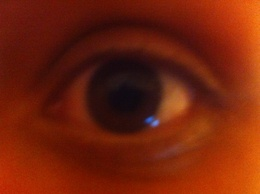
%> input picture IMG_1391.JPG, 260 x 194 px, shrunk from 2592 x 1936 before the run
$ octave --eval "result = findline(rgb2gray(imread('IMG_1391.JPG')));"   (GNU Octave 9; MATLAB toolbox functions it lacks are replaced by stand-ins)
%> lines starting %> are read from the running program, lines starting %| are printed output that depends on the picture; in (x1, y1, x2, y2) boxes, pixels count from 0 and x2, y2 are one past the last pixel; in counts of white or black regions, pixels touching at a corner belong together; the program's own positions count from 1
% findline - returns the coordinates of a line in an image using the
% linear Hough transform and Canny edge detection to create
% the edge map.
%
% Usage:
% lines = findline(image)
%
% Arguments:
%	image   - the input image
%
% Output:
%	lines   - parameters of the detected line in polar form
%
% Author:
% Libor Masek
% masekl01@csse.uwa.edu.au
% School of Computer Science & Software Engineering
% The University of Western Australia
% November 2003

function lines = findline(image)
    [I2, or] = canny(image, 2, 1, 0.00, 1.00);

    I3 = adjgamma(I2, 1.9);
    I4 = nonmaxsup(I3, or, 1.5);
    edgeimage = hysthresh(I4, 0.20, 0.15);

    theta = (0:179)';
    [R, xp] = radon(edgeimage, theta);

    maxv = max(max(R));

    if maxv > 25
        i = find(R == max(max(R)));
    else
        lines = [];
        return;
    end

    [~, ind] = sort(-R(i));
    u = size(i,1);
    k = i(ind(1:u));
    [y,x]=ind2sub(size(R),k);
    t = -theta(x)*pi/180;
    r = xp(y);

    lines = [cos(t) sin(t) -r];

    cx = size(image,2)/2-1;
    cy = size(image,1)/2-1;
    lines(:,3) = lines(:,3) - lines(:,1)*cx - lines(:,2)*cy;
end

function [gradient, or] = canny(im, sigma, scaling, vert, horz)
%> called with sigma = 2, scaling = 1, vert = 0, horz = 1

    xscaling = vert;
    yscaling = horz;

    hsize = [6*sigma+1, 6*sigma+1];   % The filter size.

    gaussian = fspecial('gaussian',hsize,sigma);
    im = filter2(gaussian,im);        % Smoothed image.
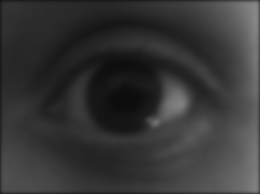
%> im: size 194x260 double; min 12.83, max 135.8, mean 54.2

    im = imresize(im, scaling);

    [rows, cols] = size(im);
%> rows = 194; cols = 260

    h =  [  im(:,2:cols)  zeros(rows,1) ] - [  zeros(rows,1)  im(:,1:cols-1)  ];
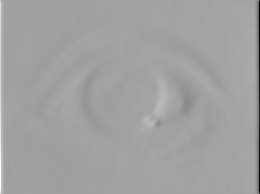
%> h: size 194x260 double; min -110.3, max 64.48, mean 0.2; drawn with min black and max white
    v =  [  im(2:rows,:); zeros(1,cols) ] - [  zeros(1,cols); im(1:rows-1,:)  ];
    d1 = [  im(2:rows,2:cols) zeros(rows-1,1); zeros(1,cols) ] - ...
                                   [ zeros(1,cols); zeros(rows-1,1) im(1:rows-1,1:cols-1)  ];
    d2 = [  zeros(1,cols); im(1:rows-1,2:cols) zeros(rows-1,1);  ] - ...
                                   [ zeros(rows-1,1) im(2:rows,1:cols-1); zeros(1,cols)   ];
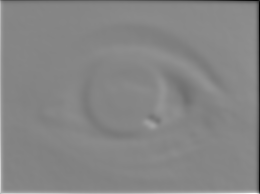
%> d2: size 194x260 double; min -110.3, max 100.4, mean 0.1; drawn with min black and max white

    X = ( h + (d1 + d2)/2.0 ) * xscaling;
%> X: size 194x260 double; every value is 0
    Y = ( v + (d1 - d2)/2.0 ) * yscaling;

    gradient = sqrt(X.*X + Y.*Y); % Gradient amplitude.

    or = atan2(-Y, X);            % Angles -pi to + pi.
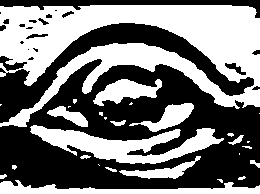
%> or: size 194x260 double; values -1.57 (black) and 1.57 (white), 46.8% white; 28 white regions (14 under 20 px), largest, box (x1, y1, x2, y2) and area: (0, 5, 260, 127) 15520, (30, 125, 224, 164) 3305, (0, 180, 260, 194) 1717
    neg = or<0;                   % Map angles to 0-pi.
    or = or.*~neg + (or+pi).*neg;
%> or: size 194x260 double; every value is 1.57
    or = or*180/pi;               % Convert to degrees.
%> or: size 194x260 double; every value is 90
end

function newim = adjgamma(im, g)
%> called with g = 1.9

    if g <= 0
	error('Gamma value must be > 0');
    end

    if isa(im,'uint8');
	newim = double(im);
    else
	newim = im;
    end

    % rescale range 0-1
    newim = newim-min(min(newim));
    newim = newim./max(max(newim));

    newim =  newim.^(1/g);   % Apply gamma function
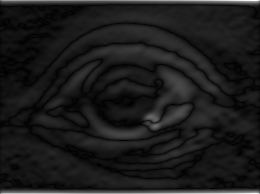
%> newim: size 194x260 double; min 0, max 1, mean 0.109
end

function im = nonmaxsup(inimage, orient, radius)
%> called with radius = 1.5
    if size(inimage) ~= size(orient)
      error('image and orientation image are of different sizes');
    end

    if radius < 1
      error('radius must be >= 1');
    end

    [rows,cols] = size(inimage);
    im = zeros(rows,cols);        % Preallocate memory for output image for speed
    iradius = ceil(radius);

    % Precalculate x and y offsets relative to centre pixel for each orientation angle

    angle = 0:180;
    angle = angle.*pi/180; % Array of angles in 1 degree increments (but in radians).
    xoff = radius*cos(angle);   % x and y offset of points at specified radius and angle
    yoff = radius*sin(angle);   % from each reference position.

    hfrac = xoff - floor(xoff); % Fractional offset of xoff relative to integer location
    vfrac = yoff - floor(yoff); % Fractional offset of yoff relative to integer location

    orient = fix(orient)+1;     % Orientations start at 0 degrees but arrays start
%> orient: size 194x260 double; every value is 91
                                % with index 1.

    % Now run through the image interpolating grey values on each side
    % of the centre pixel to be used for the non-maximal suppression.

    for row = (iradius+1):(rows - iradius)
      for col = (iradius+1):(cols - iradius)

        or = orient(row,col);   % Index into precomputed arrays

        x = col + xoff(or);     % x, y location on one side of the point in question
        y = row - yoff(or);

        fx = floor(x);          % Get integer pixel locations that surround location x,y
        cx = ceil(x);
        fy = floor(y);
        cy = ceil(y);
        tl = inimage(fy,fx);    % Value at top left integer pixel location.
        tr = inimage(fy,cx);    % top right
        bl = inimage(cy,fx);    % bottom left
        br = inimage(cy,cx);    % bottom right

        upperavg = tl + hfrac(or) * (tr - tl);  % Now use bilinear interpolation to
        loweravg = bl + hfrac(or) * (br - bl);  % estimate value at x,y
        v1 = upperavg + vfrac(or) * (loweravg - upperavg);

      if inimage(row, col) > v1 % We need to check the value on the other side...

        x = col - xoff(or);     % x, y location on the `other side' of the point in question
        y = row + yoff(or);

        fx = floor(x);
        cx = ceil(x);
        fy = floor(y);
        cy = ceil(y);
        tl = inimage(fy,fx);    % Value at top left integer pixel location.
        tr = inimage(fy,cx);    % top right
        bl = inimage(cy,fx);    % bottom left
        br = inimage(cy,cx);    % bottom right
        upperavg = tl + hfrac(or) * (tr - tl);
        loweravg = bl + hfrac(or) * (br - bl);
        v2 = upperavg + vfrac(or) * (loweravg - upperavg);

        if inimage(row,col) > v2            % This is a local maximum.
          im(row, col) = inimage(row, col); % Record value in the output image.
        end

       end
      end
    end
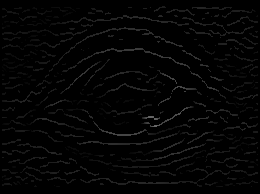
%> im: size 194x260 double; min 0, max 0.411, mean 0.016
%> after the loop, v2 = 0.752
end

function bw = hysthresh(im, T1, T2)
%> called with T1 = 0.2, T2 = 0.15

    if (T2 > T1 || T2 < 0 || T1 < 0)  % Check thesholds are sensible
      error('T1 must be >= T2 and both must be >= 0 ');
    end

    [rows, cols] = size(im);    % Precompute some values for speed and convenience.
    rc = rows*cols;
%> rc = 50440
    rcmr = rc - rows;
%> rcmr = 50246
    rp1 = rows+1;
%> rp1 = 195

    bw = im(:);                 % Make image into a column vector
    pix = find(bw > T1);        % Find indices of all pixels with value > T1
%> pix = 438 values from 14824 to 41800
    npix = size(pix,1);         % Find the number of pixels with value > T1
%> npix = 438

    stack = zeros(rows*cols,1); % Create a stack array (that should never
                                % overflow!)

    stack(1:npix) = pix;        % Put all the edge points on the stack
    stp = npix;                 % set stack pointer
%> stp = 438
    for k = 1:npix
        bw(pix(k)) = -1;        % mark points as edges
    end


    % Precompute an array, O, of index offset values that correspond to the eight
    % surrounding pixels of any point. Note that the image was transformed into
    % a column vector, so if we reshape the image back to a square the indices
    % surrounding a pixel with index, n, will be:
    %              n-rows-1   n-1   n+rows-1
    %
    %               n-rows     n     n+rows
    %
    %              n-rows+1   n+1   n+rows+1

    O = [-1, 1, -rows-1, -rows, -rows+1, rows-1, rows, rows+1];
%> O = [-1 1 -195 -194 -193 193 194 195]

    while stp ~= 0            % While the stack is not empty
        v = stack(stp);         % Pop next index off the stack
        stp = stp - 1;

        if v > rp1 && v < rcmr   % Prevent us from generating illegal indices
                    % Now look at surrounding pixels to see if they
                                % should be pushed onto the stack to be
                                % processed as well.
           index = O+v;	    % Calculate indices of points around this pixel.
           for l = 1:8
           ind = index(l);
           if bw(ind) > T2   % if value > T2,
               stp = stp+1;  % push index onto the stack.
               stack(stp) = ind;
               bw(ind) = -1; % mark this as an edge point
           end
           end
        end
    end
%> this loop made 685 passes
%> (v, index) on passes 1 to 11: (41800, [41799 41801 41605 41606 41607 41993 41994 41995]), (41995, [41994 41996 41800 41801 41802 42188 42189 42190]), (42189, [42188 42190 41994 41995 41996 42382 42383 42384]), (41994, [41993 41995 41799 41800 41801 42187 42188 42189]), (41606, [41605 41607 41411 41412 41413 41799 41800 41801]), (41605, [41604 41606 41410 41411 41412 41798 41799 41800]), (41412, [41411 41413 41217 41218 41219 41605 41606 41607]), (41411, [41410 41412 41216 41217 41218 41604 41605 41606]), (41217, [41216 41218 41022 41023 41024 41410 41411 41412]), (41023, [41022 41024 40828 40829 40830 41216 41217 41218]), (41022, [41021 41023 40827 40828 40829 41215 41216 41217])
%> after the loop, ind = 15019; index = [14823 14825 14629 14630 14631 15017 15018 15019]; stp = 0


    bw = (bw == -1);            % Finally zero out anything that was not an edge
%> bw = 50440 logical values, 685 true
    bw = reshape(bw,rows,cols); % and reshape the image
%> bw: size 194x260 logical; 1.4% white in thin lines or dots, all inside (x1, y1, x2, y2) = (66, 48, 218, 160)
end
%> in findline, `[R, xp] = radon(edgeimage, theta);`:
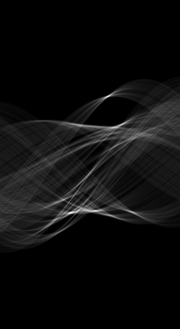
%> R: size 329x180 double; min 0, max 38.86, mean 2.1; drawn with min black and max white
%> in findline, `[R, xp] = radon(edgeimage, theta);`: xp = 329 values from -164 to 164
%> in findline, `maxv = max(max(R));`: maxv = 38.86
%> in findline, `i = find(R == max(max(R)));`: i = 23572
%> in findline, `[~, ind] = sort(-R(i));`: ind = 1
%> in findline, `k = i(ind(1:u));`: k = 23572
%> in findline, `[y,x]=ind2sub(size(R),k);`: y = 213; x = 72
%> in findline, `t = -theta(x)*pi/180;`: t = -1.24
%> in findline, `r = xp(y);`: r = 48
%> in findline, `lines = [cos(t) sin(t) -r];`: lines = [0.326 -0.946 -48]
%> `result = findline(rgb2gray(imread('IMG_1391.JPG')));`: result = [0.326 -0.946 0.771]

$ run again, on IMG_1392.JPG
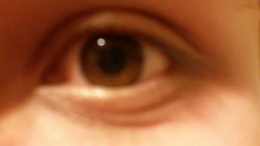
%> input picture IMG_1392.JPG, 260 x 146 px, shrunk from 1280 x 720 before the run
%> X: size 146x260 double; every value is 0
%> neg: size 146x260 logical; 60.1% white; 19 black regions (8 under 20 px), largest, box (x1, y1, x2, y2) and area: (0, 3, 260, 78) 9858, (0, 123, 260, 146) 2062, (40, 85, 179, 112) 2045
%> orient: size 146x260 double; every value is 91
%> after the loop in nonmaxsup, `for row = (iradius+1):(rows - iradius)`:
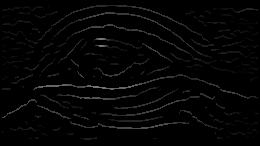
%> im: size 146x260 double; min 0, max 0.482, mean 0.018
%> after the loop in nonmaxsup, `for row = (iradius+1):(rows - iradius)`: v2 = 0.673
%> pix = 1295 values from 410 to 35722
%> npix = 1295
%> the loop in hysthresh, `while stp ~= 0` made 1846 passes
%> (v, index) on passes 1 to 7: (35722, [35721 35723 35575 35576 35577 35867 35868 35869]), (35868, [35867 35869 35721 35722 35723 36013 36014 36015]), (36014, [36013 36015 35867 35868 35869 36159 36160 36161]), (36161, [36160 36162 36014 36015 36016 36306 36307 36308]), (36307, [36306 36308 36160 36161 36162 36452 36453 36454]), (36452, [36451 36453 36305 36306 36307 36597 36598 36599]), (36598, [36597 36599 36451 36452 36453 36743 36744 36745])
%> after the loop in hysthresh, `while stp ~= 0`: ind = 557; index = [409 411 263 264 265 555 556 557]; stp = 0
%> in hysthresh, `bw = (bw == -1);`: bw = 37960 logical values, 1846 true
%> in findline, `[R, xp] = radon(edgeimage, theta);`:
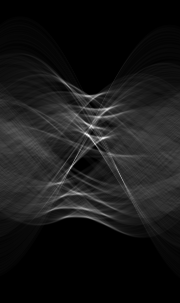
%> R: size 303x180 double; min 0, max 65.41, mean 6.1; drawn with min black and max white
%> xp = 303 values from -151 to 151
%> maxv = 65.41
%> i = 26800
%> in findline, `[~, ind] = sort(-R(i));`: ind = 1
%> k = 26800
%> y = 136; x = 89
%> t = -1.54
%> r = -16
%> lines = [0.0349 -0.999 16]
%> result = [0.0349 -0.999 83.45]
